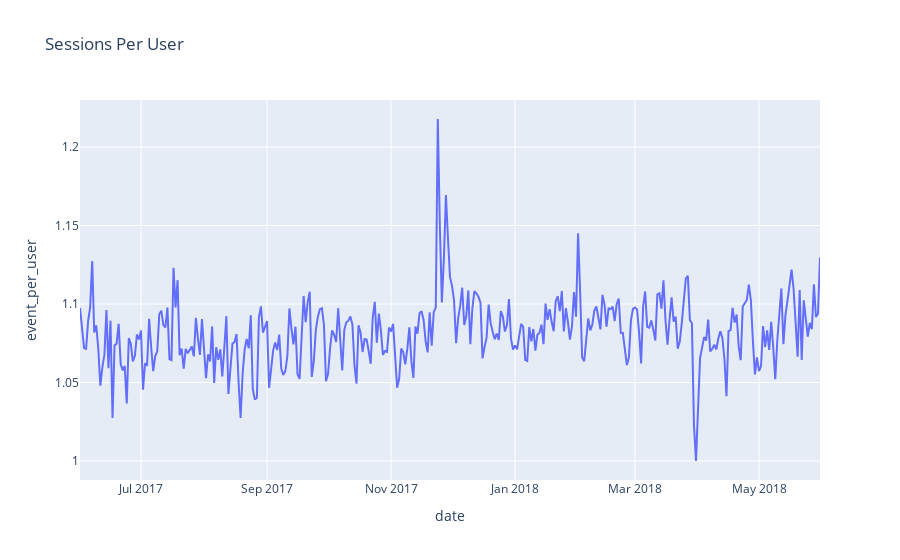

Notebook code cell kept with this figure:
### Code cell
fig=px.line(dau_sess2, x='date', y='event_per_user', title='Sessions Per User')

fig.show()

display(round(dau_sess2.mean(), 2))

### Figure 1 — Plotly figure (JSON) as saved in the notebook; plotly's stock layout.template omitted (floating-point values rounded to 4 significant figures; data arrays with more than 128 entries replaced by an {"elided": "..."} marker saying what was removed)
{"data": [{"hovertemplate": "date=%{x}<br>event_per_user=%{y}<extra></extra>", "legendgroup": "", "line": {"color": "#636efa", "dash": "solid"}, "marker": {"symbol": "circle"}, "mode": "lines", "name": "", "orientation": "v", "showlegend": false, "type": "scatter", "x": {"elided": "364 str values"}, "xaxis": "x", "y": {"elided": "364 float values"}, "yaxis": "y"}], "layout": {"legend": {"tracegroupgap": 0}, "title": {"text": "Sessions Per User"}, "xaxis": {"anchor": "y", "domain": [0, 1], "title": {"text": "date"}}, "yaxis": {"anchor": "x", "domain": [0, 1], "title": {"text": "event_per_user"}}}}
